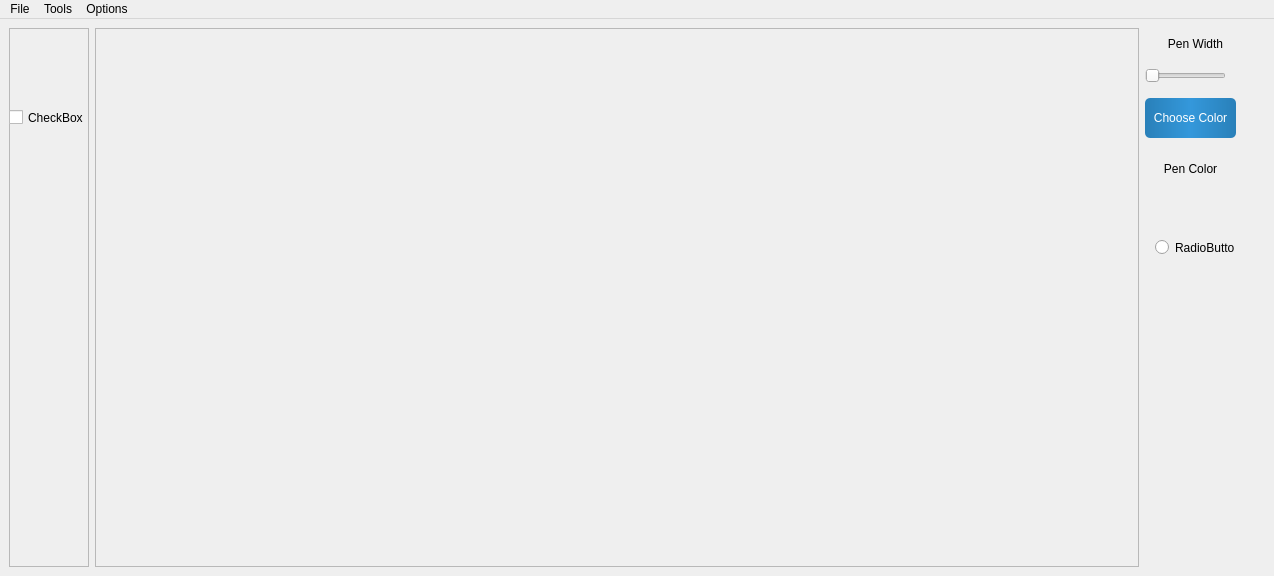
<?xml version="1.0" encoding="UTF-8"?>
<ui version="4.0">
 <class>Canvas</class>
 <widget class="QMainWindow" name="Canvas">
  <property name="geometry">
   <rect>
    <x>0</x>
    <y>0</y>
    <width>1274</width>
    <height>576</height>
   </rect>
  </property>
  <property name="sizePolicy">
   <sizepolicy hsizetype="Maximum" vsizetype="Maximum">
    <horstretch>0</horstretch>
    <verstretch>0</verstretch>
   </sizepolicy>
  </property>
  <property name="windowTitle">
   <string>wps</string>
  </property>
  <property name="windowIcon">
   <iconset theme="QIcon::ThemeIcon::MediaRecord"/>
  </property>
  <widget class="QWidget" name="centralwidget">
   <layout class="QHBoxLayout" name="horizontalLayout">
    <item>
     <widget class="QFrame" name="frame">
      <property name="sizePolicy">
       <sizepolicy hsizetype="Maximum" vsizetype="Minimum">
        <horstretch>0</horstretch>
        <verstretch>0</verstretch>
       </sizepolicy>
      </property>
      <property name="minimumSize">
       <size>
        <width>80</width>
        <height>40</height>
       </size>
      </property>
      <property name="frameShape">
       <enum>QFrame::Shape::StyledPanel</enum>
      </property>
      <property name="frameShadow">
       <enum>QFrame::Shadow::Raised</enum>
      </property>
      <widget class="QCheckBox" name="checkBox">
       <property name="geometry">
        <rect>
         <x>0</x>
         <y>80</y>
         <width>81</width>
         <height>19</height>
        </rect>
       </property>
       <property name="text">
        <string>CheckBox</string>
       </property>
      </widget>
     </widget>
    </item>
    <item>
     <widget class="QFrame" name="frame_2">
      <property name="frameShape">
       <enum>QFrame::Shape::StyledPanel</enum>
      </property>
      <property name="frameShadow">
       <enum>QFrame::Shadow::Raised</enum>
      </property>
      <layout class="QVBoxLayout" name="verticalLayout">
       <item alignment="Qt::AlignCenter">
        <widget class="QWidget" name="canvas_space" native="true">
         <property name="sizePolicy">
          <sizepolicy hsizetype="Preferred" vsizetype="Preferred">
           <horstretch>0</horstretch>
           <verstretch>0</verstretch>
          </sizepolicy>
         </property>
         <property name="maximumSize">
          <size>
           <width>1782</width>
           <height>917</height>
          </size>
         </property>
         <property name="styleSheet">
          <string notr="true"> ui-&gt;canvas_space-&gt;setStyleSheet(&quot;border: 2px solid black; border-radius: 10px; background-color: lightgray;&quot;);</string>
         </property>
        </widget>
       </item>
      </layout>
     </widget>
    </item>
    <item>
     <widget class="QStackedWidget" name="canvas_pages">
      <property name="enabled">
       <bool>true</bool>
      </property>
      <property name="sizePolicy">
       <sizepolicy hsizetype="Minimum" vsizetype="Maximum">
        <horstretch>0</horstretch>
        <verstretch>0</verstretch>
       </sizepolicy>
      </property>
      <property name="minimumSize">
       <size>
        <width>90</width>
        <height>90</height>
       </size>
      </property>
      <property name="maximumSize">
       <size>
        <width>120</width>
        <height>1400</height>
       </size>
      </property>
      <property name="currentIndex">
       <number>1</number>
      </property>
      <widget class="QWidget" name="inactive_page"/>
      <widget class="QWidget" name="pen_page">
       <property name="sizePolicy">
        <sizepolicy hsizetype="Maximum" vsizetype="Minimum">
         <horstretch>0</horstretch>
         <verstretch>0</verstretch>
        </sizepolicy>
       </property>
       <property name="minimumSize">
        <size>
         <width>120</width>
         <height>0</height>
        </size>
       </property>
       <widget class="QPushButton" name="colorButton">
        <property name="geometry">
         <rect>
          <x>0</x>
          <y>70</y>
          <width>91</width>
          <height>40</height>
         </rect>
        </property>
        <property name="minimumSize">
         <size>
          <width>0</width>
          <height>40</height>
         </size>
        </property>
        <property name="styleSheet">
         <string notr="true">QPushButton {
    background: qlineargradient(x1:0, y1:0, x2:1, y2:0, stop:0 #2980b9, stop:0.5 #3498db, stop:1 #2980b9);
    border: none;
    border-radius: 5px;
    color: white;
    padding: 8px;
}

QPushButton:hover {
    background: qlineargradient(x1:0, y1:0, x2:1, y2:0, stop:0 #3498db, stop:0.5 #2980b9, stop:1 #3498db);
}

QPushButton:pressed {
    background: #2472a4;
}</string>
        </property>
        <property name="text">
         <string>Choose Color</string>
        </property>
       </widget>
       <widget class="QSlider" name="horizontalSlider">
        <property name="geometry">
         <rect>
          <x>0</x>
          <y>40</y>
          <width>81</width>
          <height>16</height>
         </rect>
        </property>
        <property name="minimum">
         <number>1</number>
        </property>
        <property name="maximum">
         <number>50</number>
        </property>
        <property name="value">
         <number>1</number>
        </property>
        <property name="orientation">
         <enum>Qt::Orientation::Horizontal</enum>
        </property>
       </widget>
       <widget class="QLabel" name="label">
        <property name="geometry">
         <rect>
          <x>10</x>
          <y>-10</y>
          <width>81</width>
          <height>51</height>
         </rect>
        </property>
        <property name="text">
         <string>Pen Width</string>
        </property>
        <property name="alignment">
         <set>Qt::AlignmentFlag::AlignCenter</set>
        </property>
       </widget>
       <widget class="QLabel" name="colorLabel">
        <property name="geometry">
         <rect>
          <x>0</x>
          <y>110</y>
          <width>91</width>
          <height>61</height>
         </rect>
        </property>
        <property name="text">
         <string>Pen Color</string>
        </property>
        <property name="alignment">
         <set>Qt::AlignmentFlag::AlignCenter</set>
        </property>
       </widget>
       <widget class="QRadioButton" name="radioButton">
        <property name="geometry">
         <rect>
          <x>10</x>
          <y>210</y>
          <width>80</width>
          <height>19</height>
         </rect>
        </property>
        <property name="text">
         <string>RadioButton</string>
        </property>
       </widget>
      </widget>
     </widget>
    </item>
   </layout>
  </widget>
  <widget class="QMenuBar" name="menubar">
   <property name="geometry">
    <rect>
     <x>0</x>
     <y>0</y>
     <width>1274</width>
     <height>21</height>
    </rect>
   </property>
   <widget class="QMenu" name="menuOpen">
    <property name="title">
     <string>File</string>
    </property>
    <addaction name="open_button_canvas"/>
    <addaction name="save_button_canvas"/>
    <addaction name="actionAbout"/>
   </widget>
   <widget class="QMenu" name="menuTools">
    <property name="title">
     <string>Tools</string>
    </property>
    <addaction name="actionPen"/>
    <addaction name="actionSelecting"/>
    <addaction name="actionClear"/>
    <addaction name="actionReset"/>
    <addaction name="actionNone"/>
    <addaction name="actionEraiser"/>
   </widget>
   <widget class="QMenu" name="menuOptions">
    <property name="title">
     <string>Options</string>
    </property>
   </widget>
   <addaction name="menuOpen"/>
   <addaction name="menuTools"/>
   <addaction name="menuOptions"/>
  </widget>
  <action name="open_button_canvas">
   <property name="text">
    <string>Open</string>
   </property>
  </action>
  <action name="save_button_canvas">
   <property name="text">
    <string>Save</string>
   </property>
  </action>
  <action name="actionPen">
   <property name="text">
    <string>Pen</string>
   </property>
  </action>
  <action name="actionEraiser">
   <property name="text">
    <string>Eraiser</string>
   </property>
  </action>
  <action name="actionSelecting">
   <property name="text">
    <string>Selecting</string>
   </property>
  </action>
  <action name="actionAbout">
   <property name="text">
    <string>About</string>
   </property>
  </action>
  <action name="actionClear">
   <property name="text">
    <string>Clear</string>
   </property>
  </action>
  <action name="actionNone">
   <property name="text">
    <string>None</string>
   </property>
  </action>
  <action name="actionReset">
   <property name="text">
    <string>Reset</string>
   </property>
  </action>
 </widget>
 <resources/>
 <connections/>
</ui>
